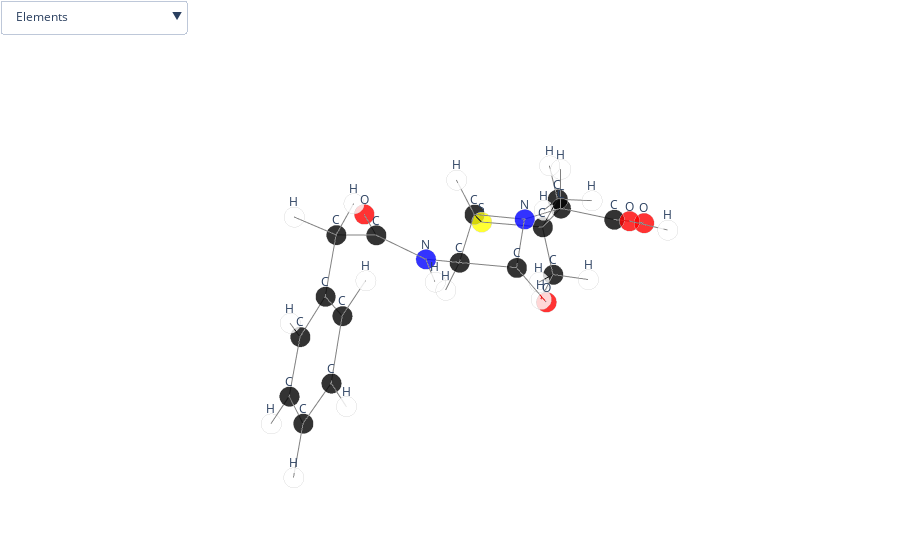

Notebook source saved alongside this figure:
### Markdown cell above
## smiles_to_3D_plot(mol_smi)

This function takes as an input the SMILEs of a molecule and plots it in 3D in an interactive graph

### Code cell
import MASSiveChem.MASSiveChem as MC

mol_smi = 'CC1(C(N2C(S1)C(C2=O)NC(=O)CC3=CC=CC=C3)C(=O)O)C'

output =MC.smiles_to_3D_plot(mol_smi)

output
